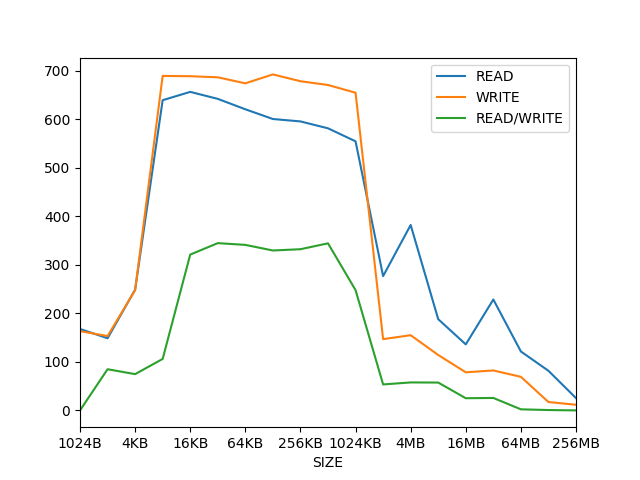

Recreate this plot in Python.
import matplotlib.pyplot as plt
import pandas as pd

data = pd.read_csv('results.tsv')
plt.figure()
data.set_index('SIZE')
print(data)
data.plot(x='SIZE', y=['READ','WRITE','READ/WRITE'])
plt.savefig('plot.png')